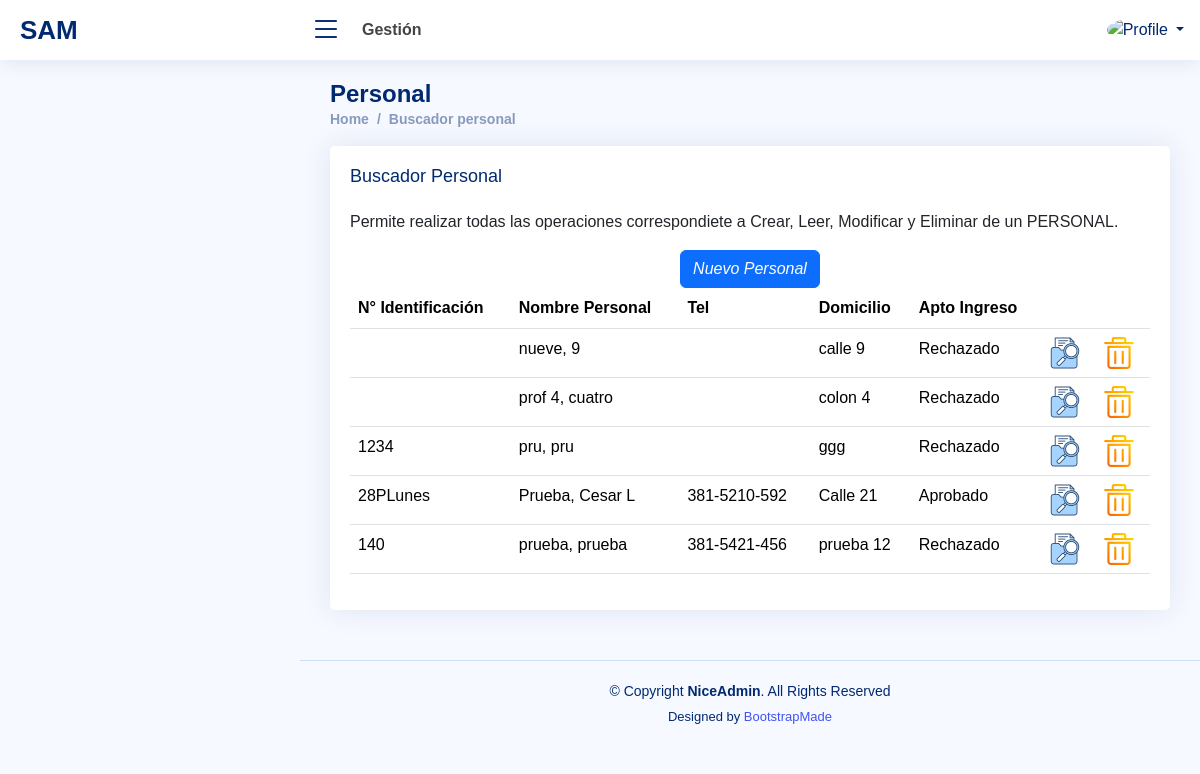
Page /buscadorpersonal.php (signed in) on the earlier database version.
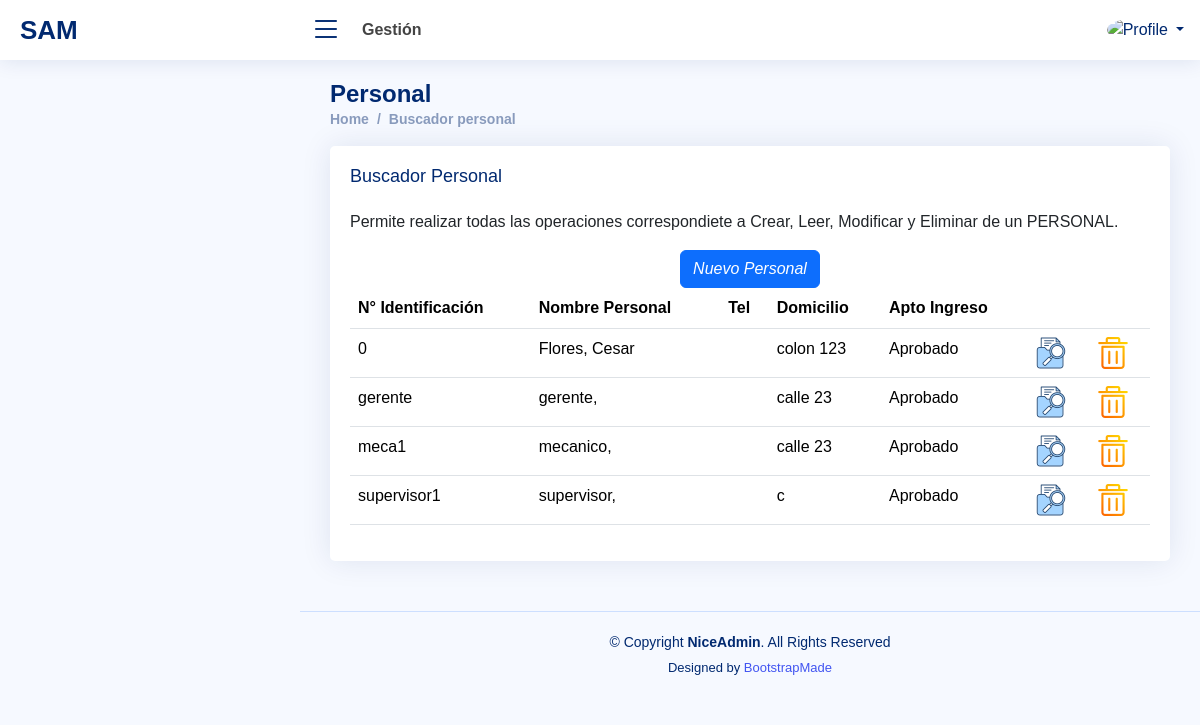
Same page on the later database version.
### tables this page shows
CREATE TABLE `personas` (
  `idpersona` int(11) NOT NULL AUTO_INCREMENT,
  `apellido` varchar(30) DEFAULT NULL,
  `nombre` varchar(30) DEFAULT NULL,
  `nombrecortousu` varchar(15) DEFAULT NULL,
  `dni` varchar(20) DEFAULT NULL,
  `nrosocio` varchar(20) DEFAULT NULL,
  `domicilio` varchar(60) DEFAULT NULL,
  `fnacimiento` date DEFAULT NULL,
  `idtipopersona` int(11) DEFAULT NULL,
  `emailusuario` varchar(30) DEFAULT NULL,
  `pass` varchar(30) DEFAULT NULL,
  `urlfoto` varchar(100) DEFAULT 'user.png',
  `tel` varchar(20) DEFAULT NULL,
  `idoficina` int(11) DEFAULT NULL,
  `aptoingreso` varchar(1) DEFAULT 'N',
  `finiapto` date DEFAULT NULL,
  `ffinapto` date DEFAULT NULL,
  `accion` varchar(1) DEFAULT NULL,
  `idempleadoaccion` int(11) DEFAULT NULL,
  `fechaaccion` datetime DEFAULT NULL,
  PRIMARY KEY (`idpersona`)
);

### buscadorpersonal.php (the view, shortened to what this page needs)
<?php
  include "configuracion/conexion.php";
  if (isset($_SESSION['id']))
  {
    $foto=$_SESSION['foto'];
    $nombrecorto=$_SESSION['nombrecorto'];
  }
  else
  {
    header('Location: index.php');
    exit;
  }
?>
<!DOCTYPE html>
<html lang="en">
<head>
  <link href="assets/font/Open_Sans.css" rel="stylesheet">
  <link href="assets/vendor/bootstrap/css/bootstrap.min.css" rel="stylesheet">
  <link href="assets/vendor/bootstrap-icons/bootstrap-icons.css" rel="stylesheet">
  <link href="assets/vendor/boxicons/css/boxicons.min.css" rel="stylesheet">
  <link href="assets/vendor/quill/quill.snow.css" rel="stylesheet">
  <link href="assets/vendor/quill/quill.bubble.css" rel="stylesheet">
  <link href="assets/vendor/remixicon/remixicon.css" rel="stylesheet">
  <link href="assets/vendor/simple-datatables/style.css" rel="stylesheet">
  <link href="assets/css/style.css" rel="stylesheet">
</head>
<body>
  <header id="header" class="header fixed-top d-flex align-items-center">
    <div class="d-flex align-items-center justify-content-between">
      <a href="home.php" class="logo d-flex align-items-center">
        <span class="d-none d-lg-block">SAM</span>
      </a>
      <i class="bi bi-list toggle-sidebar-btn"></i>
    </div>
    <div class="search-bar">
      <strong>Gestión</strong>
    </div>
    <nav class="header-nav ms-auto">
      <ul class="d-flex align-items-center">
        <li class="nav-item dropdown pe-3">
          <a class="nav-link nav-profile d-flex align-items-center pe-0" href="#" data-bs-toggle="dropdown">
            <img src="assets/img/<?php echo $foto; ?>" alt="Profile" class="rounded-circle">
            <span class="d-none d-md-block dropdown-toggle ps-2"><?php echo $nombrecorto; ?></span>
          </a>
        </li>
      </ul>
    </nav>
  </header>
  <main id="main" class="main">
    <div class="pagetitle">
      <h1>Personal</h1>
      <nav>
        <ol class="breadcrumb">
          <li class="breadcrumb-item"><a href="home.php">Home</a></li>
          <li class="breadcrumb-item"><a href="buscadorpersonal.php">Buscador personal</a></li>
        </ol>
      </nav>
    </div>
    <section class="section">
      <div class="row">
        <div class="col-lg-12">
          <div class="card">
            <div class="card-body">
              <h5 class="card-title">Buscador Personal</h5>
              <p>Permite realizar todas las operaciones correspondiete a Crear, Leer, Modificar y Eliminar de un PERSONAL.</p>
                <div class="text-center">
                  <a href="addpersonal.php">
                    <i class="btn btn-primary">Nuevo Personal</i>
                  </a>
                </div>
<?php
    $sql = "SELECT a.idpersona,a.nrosocio,CONCAT(a.apellido,', ',a.`nombre`) AS usuario,a.tel,a.`domicilio`,a.`aptoingreso`
            FROM personas a INNER JOIN personasvsdisciplinas b ON (a.`idpersona`=b.`idpersona` AND b.accion!='B')
            WHERE a.`accion`!='B'
            GROUP BY a.idpersona,a.nrosocio,a.tel,a.`domicilio`,a.`aptoingreso`
            ORDER BY a.`apellido`,a.`nombre`;";
    $result = $cnx->query($sql);
    if (!$result)
    {
      die('Invalid query: ' . $mysqli->error);
    }
    else
    {
?>
          <table class="table datatable">
            <thead>
              <tr>
                <th>N° Identificación</th>
                <th>
                  <b>N</b>ombre Personal
                </th>
                <th>Tel</th>
                <th>Domicilio</th>
                <th>Apto Ingreso</th>
                <th>&nbsp;</th>
                <th>&nbsp;</th>
              </tr>
            </thead>
            <tbody>
<?php
      while($row = mysqli_fetch_array($result))
      {
        $situacion= $row['aptoingreso']=='N'? "Rechazado": "Aprobado";
        echo "
              <tr>
                <td>".$row['nrosocio']."</td>
                <td>".$row['usuario']."</td>
                <td>".$row['tel']."</td>
                <td>".$row['domicilio']."</td>
                <td>". $situacion ."</td>
                <td><a href='crudpersonal.php?idpersona=".$row['idpersona']."&accion=M'><img src='./assets/img/buscar.png' alt='Ver registro' srcset=''></a></td>
                <td><a href='crudpersonal.php?idpersona=".$row['idpersona']."&accion=B'><img src='./assets/img/eliminar.png' alt='Eliminar registro' srcset=''></a></td>
              </tr>
            ";
      }
    }
?>
            </tbody>
            </table>
            </div>
          </div>
        </div>
      </div>
    </section>
  </main>
  <footer id="footer" class="footer">
    <div class="copyright">
      &copy; Copyright <strong><span>NiceAdmin</span></strong>. All Rights Reserved
    </div>
    <div class="credits">
      Designed by <a href="https://bootstrapmade.com/">BootstrapMade</a>
    </div>
  </footer>
</body>
</html>

Differences in the rows shown:
removed personas: usuario "nueve, 9", domicilio "calle 9", aptoingreso "Rechazado"
removed personas: usuario "prof 4, cuatro", domicilio "colon 4", aptoingreso "Rechazado"
removed personas: nrosocio "1234", usuario "pru, pru", domicilio "ggg", aptoingreso "Rechazado"
removed personas: nrosocio "28PLunes", usuario "Prueba, Cesar L", tel "381-5210-592", domicilio "Calle 21", aptoingreso "Aprobado"
removed personas: nrosocio "140", usuario "prueba, prueba", tel "381-5421-456", domicilio "prueba 12", aptoingreso "Rechazado"
now on this page (row edited): personas: nrosocio "0", usuario "Flores, Cesar", domicilio "colon 123", aptoingreso "Aprobado"
added personas: nrosocio "gerente", usuario "gerente,", domicilio "calle 23", aptoingreso "Aprobado"
added personas: nrosocio "meca1", usuario "mecanico,", domicilio "calle 23", aptoingreso "Aprobado"
added personas: nrosocio "supervisor1", usuario "supervisor,", domicilio "c", aptoingreso "Aprobado"
